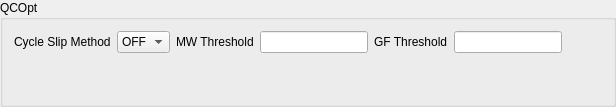
           <widget class="QGroupBox" name="groupBox_5">
            <property name="title">
             <string>QCOpt</string>
            </property>
            <layout class="QGridLayout" name="gridLayout_7">
             <item row="0" column="0">
              <layout class="QHBoxLayout" name="horizontalLayout_2">
               <item>
                <widget class="QLabel" name="label_cycle_slip_method">
                 <property name="text">
                  <string>Cycle Slip Method</string>
                 </property>
                </widget>
               </item>
               <item>
                <widget class="QComboBox" name="combo_cycle_slip_method">
                 <item>
                  <property name="text">
                   <string>OFF</string>
                  </property>
                 </item>
                 <item>
                  <property name="text">
                   <string>MW</string>
                  </property>
                 </item>
                 <item>
                  <property name="text">
                   <string>GF</string>
                  </property>
                 </item>
                </widget>
               </item>
               <item>
                <widget class="QLabel" name="label_mw_threshold">
                 <property name="text">
                  <string>MW Threshold</string>
                 </property>
                </widget>
               </item>
               <item>
                <widget class="QLineEdit" name="edit_mw_threshold"/>
               </item>
               <item>
                <widget class="QLabel" name="label_gf_threshold">
                 <property name="text">
                  <string>GF Threshold</string>
                 </property>
                </widget>
               </item>
               <item>
                <widget class="QLineEdit" name="edit_gf_threshold"/>
               </item>
               <item>
                <spacer name="horizontalSpacer_16">
                 <property name="orientation">
                  <enum>Qt::Horizontal</enum>
                 </property>
                 <property name="sizeHint" stdset="0">
                  <size>
                   <width>40</width>
                   <height>20</height>
                  </size>
                 </property>
                </spacer>
               </item>
              </layout>
             </item>
             <item row="1" column="0">
              <spacer name="verticalSpacer_2">
               <property name="orientation">
                <enum>Qt::Vertical</enum>
               </property>
               <property name="sizeHint" stdset="0">
                <size>
                 <width>20</width>
                 <height>40</height>
                </size>
               </property>
              </spacer>
             </item>
            </layout>
           </widget>
